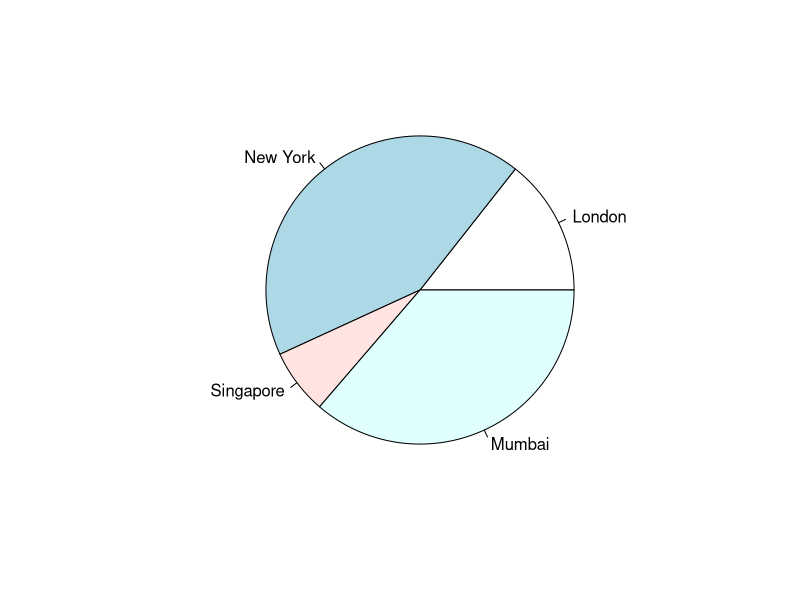
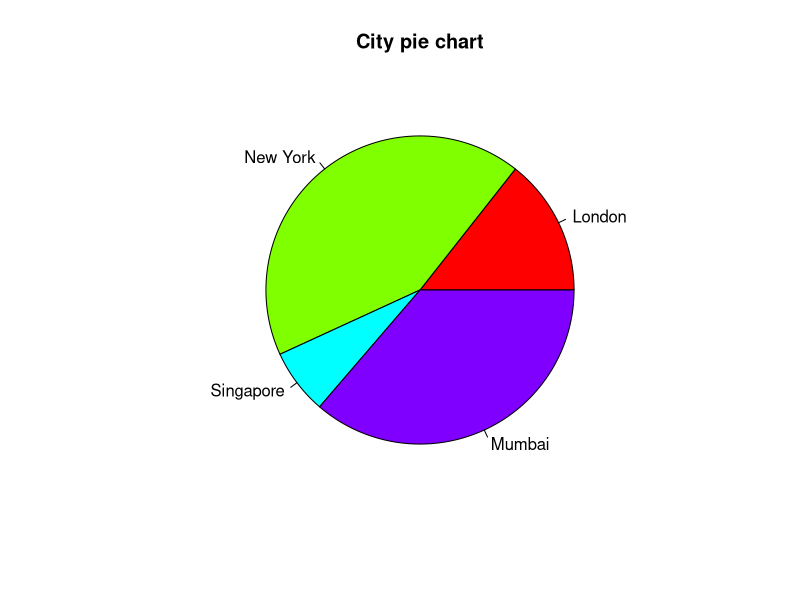
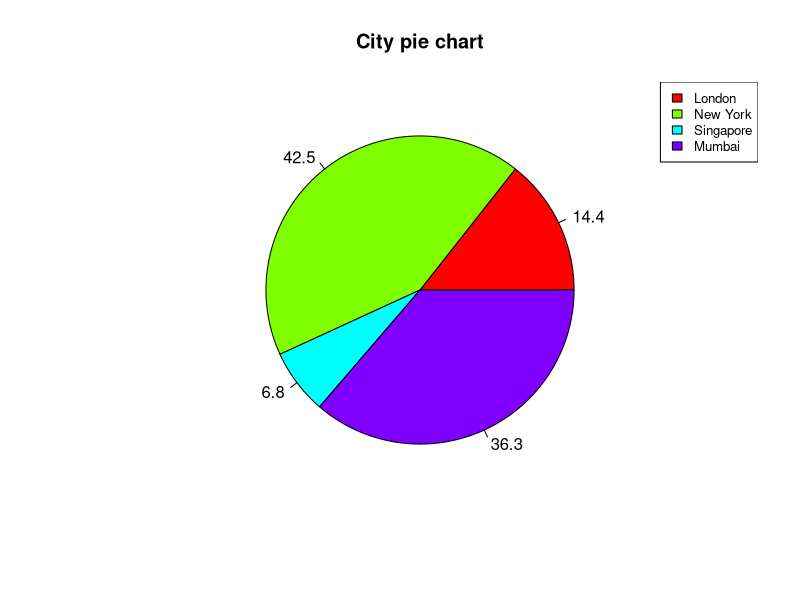

These figures' R source, in order:
# PIE CHARTS
# Create data for the graph.
x <- c(21, 62, 10, 53)
labels <- c("London", "New York", "Singapore", "Mumbai")

# Give the chart file a name.
png(file = "city.jpg")

# Plot the chart.
pie(x,labels)

# Save the file.
dev.off()



# PIE CHARTS 2
# Create data for the graph.
x <- c(21, 62, 10, 53)
labels <- c("London", "New York", "Singapore", "Mumbai")

# Give the chart file a name.
png(file = "city_title_colours.jpg")

# Plot the chart with title and rainbow color pallet.
pie(x, labels, main = "City pie chart", col = rainbow(length(x)))

# Save the file.
dev.off()




# PIE CHART 3
# Create data for the graph.
x <-  c(21, 62, 10,53)
labels <-  c("London","New York","Singapore","Mumbai")

piepercent<- round(100*x/sum(x), 1)

# Give the chart file a name.
png(file = "city_percentage_legends.jpg")

# Plot the chart.
pie(x, labels = piepercent, main = "City pie chart",col = rainbow(length(x)))
legend("topright", c("London","New York","Singapore","Mumbai"), cex = 0.8,
       fill = rainbow(length(x)))

# Save the file.
dev.off()




# 3D PIE CHART
# Get the library.
# library()

# Create data for the graph.
# x <-  c(21, 62, 10,53)
# lbl <-  c("London","New York","Singapore","Mumbai")
# 
# # Give the chart file a name.
# png(file = "3d_pie_chart.jpg")
# 
# # Plot the chart.
# pie3D(x,labels = lbl,explode = 0.1, main = "Pie Chart of Countries ")
# 
# # Save the file.
# dev.off()







